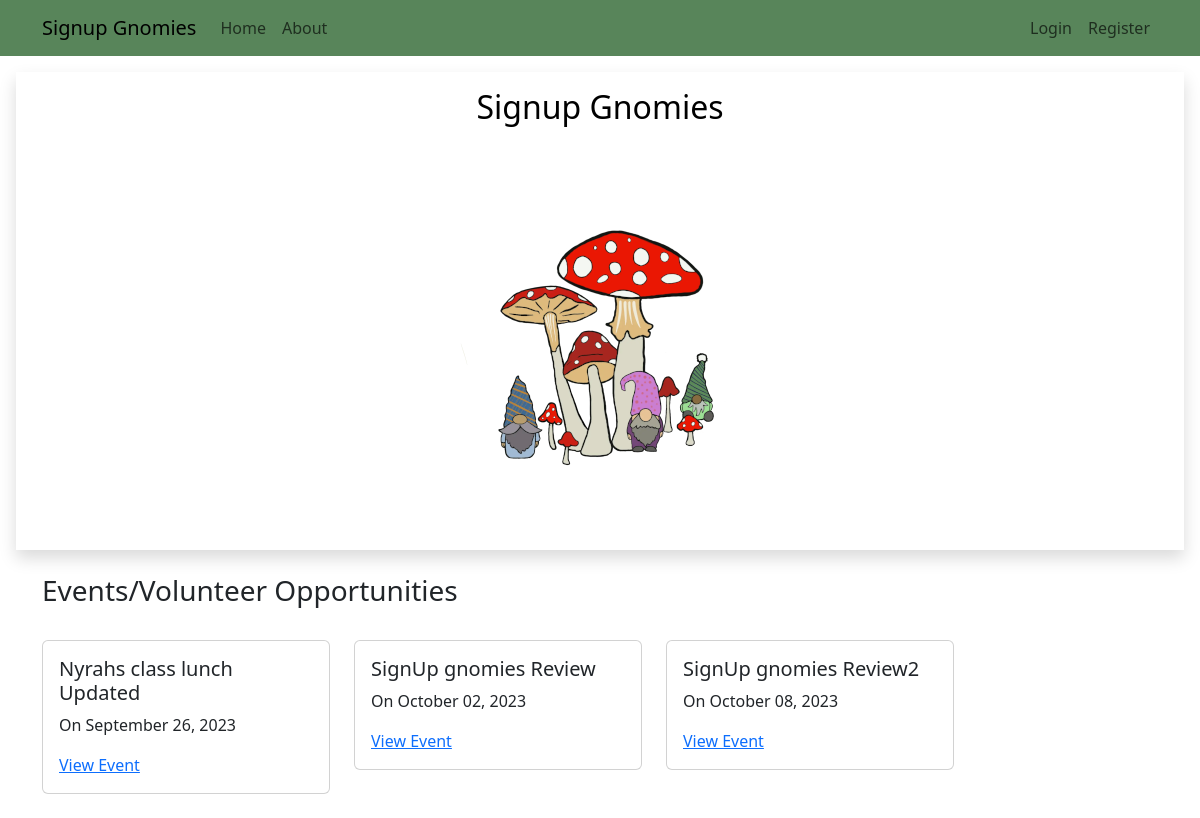
The page / on the database its author committed.
### signupgnomies/models.py (models this page shows, shortened)
class Event(models.Model):
    event_name = models.CharField(max_length=100)
    description = models.TextField()
    event_category = models.CharField(max_length=100)
    date = models.DateTimeField()
    created_at = models.DateTimeField(auto_now_add=True)
    updated_at = models.DateTimeField(auto_now=True)

### signupgnomies/views.py (the view)
# urls.py: path('', views.EventsListView.as_view(), name="home"),
class EventsListView(ListView):
    model= models.Event
    template_name= 'signupgnomies/home.html'
    context_object_name='events'

### signupgnomies/templates/signupgnomies/home.html
{%extends 'signupgnomies/base.html'%} {%block content%}{% load static %}
<h3>Events/Volunteer Opportunities</h3>
<div class="row">
  {% for event in events %}
  <div class="col-md-auto">
    <div class="card my-4" style="width: 18rem">
      <div class="card-body">
        <h5 class="card-title">{{event.event_name}}</h5>
        <p class="card-text">On {{event.date | date:"F d, Y"}}</p>
        <a href="{% url 'events-detail' event.pk%}" class="card-link"
          >View Event</a
        >
      </div>
    </div>
  </div>
  {%endfor%}
</div>
{%endblock content%}

### rows shown on the page
Event: event_name "Nyrahs class lunch Updated", date "September 26, 2023"
Event: event_name "SignUp gnomies Review", date "October 02, 2023"
Event: event_name "SignUp gnomies Review2", date "October 08, 2023"
